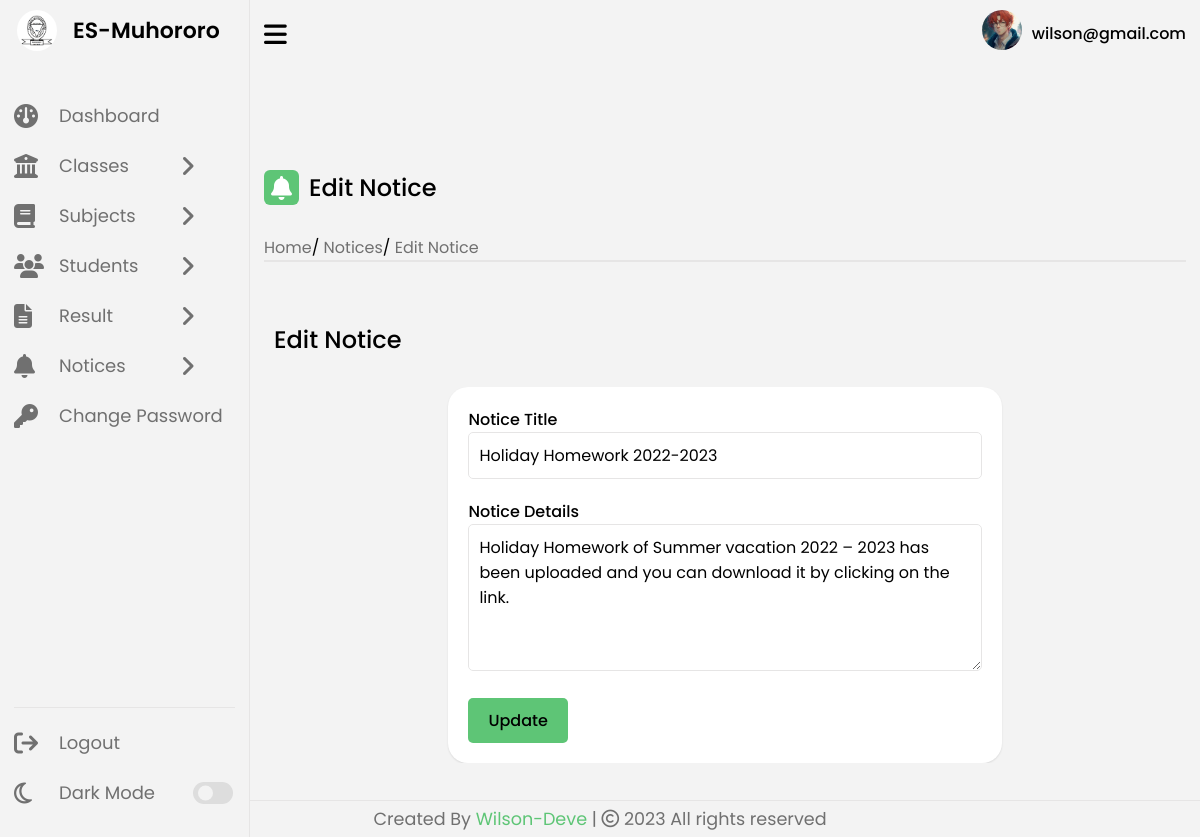
Screenshot of /edit-notice.php?notice_id=1 (signed in) with the database file from the repository.
### tables this page shows
CREATE TABLE `tblusers` (
  `Id` int(11) NOT NULL,
  `UserName` varchar(100) DEFAULT NULL,
  `Password` varchar(100) DEFAULT NULL,
  `updationDate` timestamp NOT NULL DEFAULT current_timestamp() ON UPDATE current_timestamp()
);

CREATE TABLE `tblnotice` (
  `Id` int(11) NOT NULL,
  `noticeTitle` varchar(50) NOT NULL,
  `noticeDetails` mediumtext NOT NULL,
  `postingDetails` timestamp NOT NULL DEFAULT current_timestamp()
);

### includes/session.php (called while the page is built, shortened)
<?php
   include('config.php');
   $user_check = $_SESSION['login_user'];
   $ses_sql = mysqli_query($con,"select UserName from tblusers where UserName = '$user_check' ");
   $row = mysqli_fetch_array($ses_sql,MYSQLI_ASSOC);
   $login_session = $row['UserName'];
?>

### edit-notice.php (the view, shortened to what this page needs)
<?php
include('includes/session.php');
include('includes/sidebar.php');
if (isset($_GET['notice_id'])) {
    $noticeId = $_GET['notice_id'];
    $sql = "SELECT * FROM tblnotice WHERE Id = $noticeId";
    $result = mysqli_query($con, $sql);
    if ($result && mysqli_num_rows($result) > 0) {
        $notice = mysqli_fetch_assoc($result);
    } else {
        echo "Notice not found.";
        exit;
    }
} else {
    echo "Notice ID is missing.";
    exit;
}
?>
<section class="dashboard">
    <?php include('includes/topbar.php'); ?>
    <div class="dash-content">
        <div class="overview">
            <div class="title">
                <i class="fa fa-bell"></i>
                <span class="text">Edit Notice</span>
            </div>
            <div class="link-menu">
                <div class="link-item">
                    <ul>
                        <li><i class="uil uil-estate"></i><a href="dashboard.php">Home</a></li>/
                        <li><a href="#">Notices</a></li>/
                        <li><a href="#">Edit Notice</a></li>
                    </ul>
                </div>
            </div>
        </div>
        <div class="activity">
            <div class="title">
                <span class="text">Edit Notice</span>
            </div>
            <div class="activity-data">
                <div class="form-box">
                    <form class="data-form" method="post" action="">
                        <label for="noticetitle">Notice Title</label><br>
                        <input type="text" id="noticetitle" name="noticetitle" value="<?php echo htmlentities($notice['noticeTitle']); ?>" required><br>
                        <label for="noticedetails">Notice Details</label><br>
                        <textarea name="noticedetails" rows="5" required><?php echo htmlentities($notice['noticeDetails']); ?></textarea><br>
                        <button type="submit" name="submit" class="btn">Update</button>
                    </form>
                </div>
            </div>
        </div>
    </div>
</section>
<?php include('includes/footer.php'); ?>
</body>
</html>

### includes/topbar.php (shortened to what this page needs)
<div class="top">
            <i class="fa fa-bars sidebar-toggle"></i>
            <div class="profile-info">
                <div class="profile-photo-container">
                    <a href="#" id="lightbox-trigger">
                        <img src="img/anim4.jpg" alt="">
                    </a>
                </div>
                <span class="user-name"><?php echo $login_session; ?></span>
            </div>
        </div>

### css/dashboard.css (style rules this page uses)
* { margin: 0; padding: 0; box-sizing: border-box; font-family: 'Poppins', sans-serif; }
:root { --primary-color: #5ec576; --panel-color: #f3f3f3; --text-color: #000; --black-light-color: #707070; --border-color: #e6e5e5; --toggle-color: #DDD; --box1-color: #fff; --box2-color: #FFE6AC; --box3-color: #E7D1FC; --box4-color: #4DA3FF; --title-icon-color: #fff; --tran-05: all 0.5s ease; --tran-03: all 0.3s ease; --tran-03: all 0.2s ease; }
body { min-height: 100vh; background-color: var(--panel-color); }
.dashboard { position: relative; left: 250px; background-color: var(--panel-color); min-height: 100vh; width: calc(100% - 250px); padding: 10px 14px; transition: var(--tran-05); }
.dashboard .top { position: fixed; top: 0; left: 250px; display: flex; width: calc(100% - 250px); justify-content: space-between; align-items: center; padding: 10px 14px; background-color: var(--panel-color); transition: var(--tran-05); }
.dashboard .top .sidebar-toggle { font-size: 26px; color: var(--text-color); cursor: pointer; }
.dashboard .top .profile-info { display: flex; align-items: center; }
.dashboard .top .profile-info img { width: 40px; height: 40px; border-radius: 50%; margin-right: 10px; }
.dashboard .top .user-name { font-size: 16px; font-weight: 500; color: var(--text-color); }
.dashboard .dash-content { padding-top: 100px; height: 100%; }
.dash-content .title { display: flex; align-items: center; margin: 60px 0 30px 0; }
.dash-content .title i, .activity-data tr td i { position: relative; height: 35px; width: 35px; background-color: var(--primary-color); border-radius: 6px; color: var(--title-icon-color); display: flex; align-items: center; justify-content: center; font-size: 24px; }
.dash-content .title .text { font-size: 24px; font-weight: 500; color: var(--text-color); margin-left: 10px; }
.dash-content .activity .activity-data { display: flex; justify-content: space-between; align-items: center; width: 100%; }
.activity-data { overflow-x: auto; }
.form-box { background-color: var(--box1-color); border-radius: 20px; padding: 20px; box-shadow: 0 1px 2px rgba(0, 0, 0, 0.1); width: 60%; margin-top: 50px; margin: 0 auto; max-height: calc(100vh - 100px); overflow: auto; }
.data-form label { font-size: 16px; font-weight: 500; color: var(--text-color); margin-bottom: 5px; }
.data-form input, .data-form select, .data-form textarea { padding: 10px; left: 0; width: 100%; outline: none; border: 1px solid var(--border-color); border-radius: 5px; font-size: 16px; font-weight: 400; color: var(--text-color); margin-bottom: 20px; background-color: var(--box1-color); transition: var(--tran-03); }
.data-form button { padding: 10px 20px; border: none; border-radius: 5px; background-color: var(--primary-color); color: var(--text-color); font-size: 16px; font-weight: 500; cursor: pointer; transition: var(--tran-03); }
.link-menu .link-item { border-bottom: 2px solid var(--border-color); }
.link-menu .link-item ul { list-style: none; }
.link-menu .link-item ul li { display: inline; }
.link-menu .link-item ul li a { text-decoration: none; color: var(--black-light-color); }

### rows the page displays
tblusers: UserName "wilson@gmail.com"
tblnotice: noticetitle "Holiday Homework 2022-2023", noticedetails "Holiday Homework of Summer vacation 2022 – 2023 has been uploaded and you can download it by clicking on the link."
